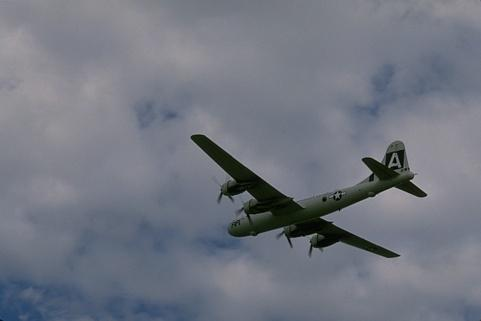
#> input picture dataset2Color.jpg, 481 x 321 px
$ jupyter execute Task5.ipynb
#> lines starting #> are read from the running program, lines starting #| are printed output that depends on the picture; after the words box and inside, x2 and y2 are one past the last pixel; in counts of white or black regions, pixels touching at a corner belong together
[cell 1]
# importing required libraries of opencv
import cv2
from PIL import Image
# importing library for plotting
from matplotlib import pyplot as plt
import numpy as np
import pandas as pd
import math
from sklearn.metrics import  confusion_matrix

[cell 2]
#FROM TASK 4
def QuantFunc(img,IQ):
    for i in range(0,img.shape[0]):
        for j in range(0,img.shape[1]):
            value = (IQ* np.floor((img[i][j]/IQ)))
            img[i][j]=value
    return img

[cell 3]
class BayesModel:
  def __init__(self,dta,gt):
    self.gt=gt
    self.dta=dta
    self.gt_shape=self.gt.shape
    self.dta_shape=self.dta.shape
    self.gt=self.gt.flatten()
    self.count0=0
    self.count1=0
    self.R=np.zeros((16,2))
    self.G=np.zeros((16,2))
    self.B=np.zeros((16,2))
    self.vector_size=self.gt_shape[0]*self.gt_shape[1]
    self.training_set_indices=np.array(list(range(0,self.vector_size)))
    self.training_set_indices=np.random.choice(self.training_set_indices,math.floor(self.vector_size*0.8))
    self.testing_set_indices=[]
    self.labels = np.ones(self.vector_size)*-1
    for i in range(self.vector_size):
      if not(i in self.training_set_indices):
        self.testing_set_indices.append(i)
    self.testing_set_indices=np.array(self.testing_set_indices)
  def trainingData(self):
    for i in self.training_set_indices:
      if self.gt[i]==0:
        self.count0+=1
        self.R[int(self.dta[i,0]/16),0]+=1
        self.G[int(self.dta[i,0]/16),0]+=1
        self.B[int(self.dta[i,0]/16),0]+=1
      else:
        self.count1+=1
        self.R[int(self.dta[i,0]/16),1]+=1
        self.G[int(self.dta[i,0]/16),1]+=1
        self.B[int(self.dta[i,0]/16),1]+=1
  def testingData(self):
    binary_img=self.gt
    for i in self.testing_set_indices:
      pixel = self.dta[i]
      pixel_0=(self.R[int(pixel[0]/16),0]/self.count0)*(self.G[int(pixel[1]/16),0]/self.count0)*(self.B[int(pixel[2]/16),0]/self.count0)
      pixel_1=(self.R[int(pixel[0]/16),1]/self.count1)*(self.G[int(pixel[1]/16),1]/self.count1)*(self.B[int(pixel[2]/16),1]/self.count1)
      if pixel_0 > pixel_1:
        binary_img[i]=0
      else:
        binary_img[i]=255
    return binary_img

[cell 4]
def Calculate_ConfMatrix(gt,lbl):
    gt=gt.flatten()
    lbl=lbl.reshape(gt_shape).flatten()
    Truezero=0
    True255s=0
    Falsezero=0
    False255s=0
    for i in range(len(gt)):
        if(gt[i]==0)& (lbl[i]==0):
            Truezero+=1
        if(gt[i]==255)& (lbl[i]==255):
            True255s+=1
        if(gt[i]==255)& (lbl[i]==0):
            False255s+=1
        if(gt[i]==0)& (lbl[i]==255):
            Falsezero+=1
    confusion_matrix=np.matrix([[Truezero,Falsezero ], [False255s, True255s]])
    plt.matshow(confusion_matrix,cmap="Blues")
    for i in range(0,confusion_matrix.shape[0]):
        for j in range(0,confusion_matrix.shape[1]):
            plt.annotate(confusion_matrix[i,j],(j,i))

[cell 5]
#reading the image
img = cv2.imread('dataset2Color.jpg')
#> img is the input picture: shape (321, 481, 3); mean B, G, R 129.3, 118.3, 114
gt = np.array(Image.open('dataset2Gray.jpg'))
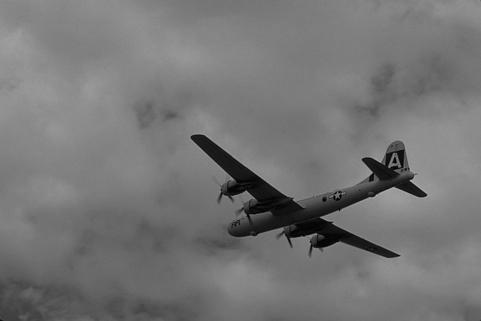
#> input picture dataset2Gray.jpg, 481 x 321 px
#> gt is the input picture: shape (321, 481); min 0, max 181, mean 117.8

#Qunatizing Function Using The quantizied
original_shape=img.shape
#> original_shape = (321, 481, 3)
gt_shape=gt.shape
#> gt_shape = (321, 481)
img=QuantFunc(img,16).astype(int)
#Reshaping the img
img=img.reshape(img.shape[0]*img.shape[1],img.shape[2])
img
# Applying the Otsu Threshold
ret, thresh = cv2.threshold(gt, 0, 255,cv2.THRESH_BINARY+cv2.THRESH_OTSU)
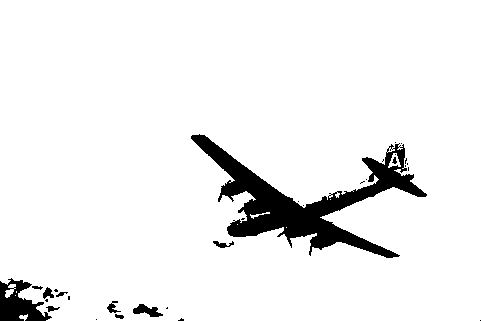
#> thresh: shape (321, 481); 93.6% white; 31 black regions (20 under 20 px), largest, box (x1, y1, x2, y2) and area: (191, 134, 427, 258) 8005, (0, 278, 52, 321) 1201, (133, 304, 163, 317) 210
#> ret = 80
print(thresh)
#> (printed output is left out)
print(cv2.THRESH_BINARY + cv2.THRESH_OTSU)

#Applying Naive Bayes Model
nb=BayesModel(img,thresh)
nb.trainingData()
#> after the loop in trainingData, `for i in self.training_set_indices:`: self.B = 16 rows, first 8: [3038, 0], [1693, 0], [686, 0], [496, 0], [408, 60], [95, 416], [1323, 1257], [150, 21431]; self.G has the same summary as self.B; self.R has the same summary as self.B; self.count0 = 7889; self.count1 = 115631
pred_binary_img=nb.testingData()
#> the loop in testingData, `for i in self.testing_set_indices:` made 69423 passes
#> (pixel, pixel_0, pixel_1) on passes 1 to 3: ([144, 128, 128], 0, 0.0727), ([144, 128, 128], 0, 0.0727), ([144, 128, 128], 0, 0.0727)
#plt.imshow(pred_binary_img.reshape(gt_shape),cmap='gray')

plt.imshow(thresh,cmap='gray')

[cell 6]
# unique, counts = np.unique(thresh.flatten(), return_counts=True)
# dict(zip(unique, counts))

[cell 7]
# unique, counts = np.unique(pred_binary_img.reshape(gt_shape).flatten(), return_counts=True)
# dict(zip(unique, counts))

[cell 8]
Calculate_ConfMatrix(thresh,pred_binary_img)
#> after the loop in Calculate_ConfMatrix, `for i in range(len(gt)):`: False255s = 11167; Falsezero = 0; True255s = 133366; Truezero = 9868
#> in Calculate_ConfMatrix, `confusion_matrix=np.matrix([[Truezero,Falsezero ], [False255s, True255..`: confusion_matrix = [[9868, 0], [11167, 133366]]
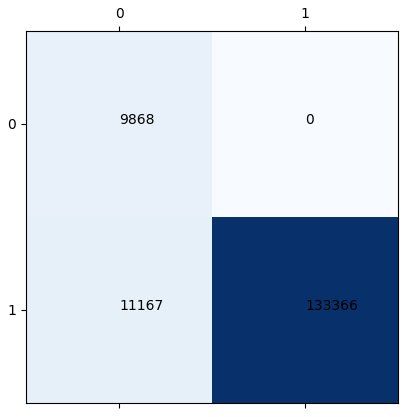
#> figure drawn by matplotlib, 1 panel
